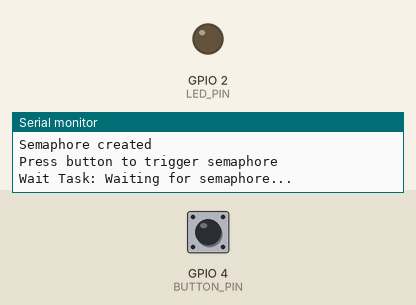
Simulated run of this sketch. Board: ESP32. Parts: output pins drawn as LEDs (lit = HIGH), the last lines printed to the serial monitor. The test bench sets the inputs (shaded band); at power-on: GPIO 4 (BUTTON_PIN) HIGH.

Above: at 1.2 s.
1.3 s: GPIO 4 (BUTTON_PIN) pulled LOW for 0.15 s
At 1.7 s:
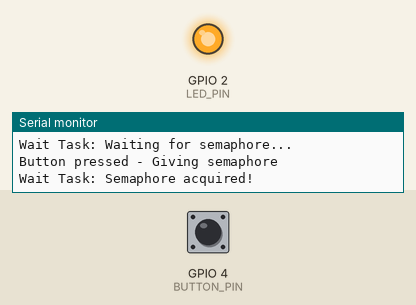
3.8 s: GPIO 4 (BUTTON_PIN) pulled LOW for 1 s
At 6.5 s:
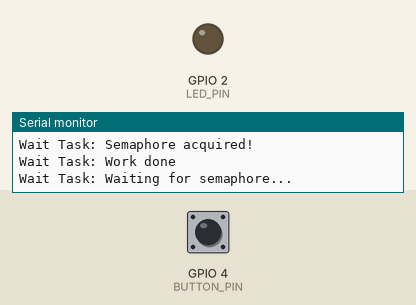
7.3 s: GPIO 4 (BUTTON_PIN) pulled LOW for 3.2 s
At 7.7 s:
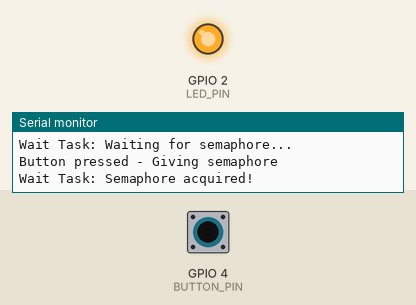
Timing chart, 0 to 13.8 s (numbered marks = the images above; inputs shaded):
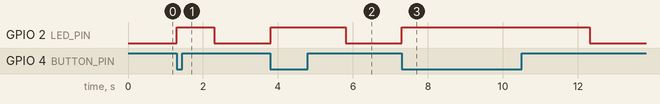

Measured:
- after the input at 1.3 s, GPIO 2 (LED_PIN): LOW → HIGH at once, → LOW 1.0 s later
- after the input at 3.8 s, GPIO 2 (LED_PIN): LOW → HIGH at once, → LOW 2.0 s later
- after the input at 7.3 s, GPIO 2 (LED_PIN): LOW → HIGH at once, → LOW 5.0 s later

The sketch:

sketch.ino
```cpp
/*
 * Semaphore - Semaphore
 *
 * Konsep: Sinkronisasi antar task menggunakan semaphore
 *
 * Komponen:
 * - LED (D2)
 * - Button (D4)
 *
 * Pinout:
 * - LED   -> GPIO 2
 * - Button -> GPIO 4
 */

#include <freertos/FreeRTOS.h>
#include <freertos/task.h>
#include <freertos/semphr.h>

const int LED_PIN = 2;
const int BUTTON_PIN = 4;

SemaphoreHandle_t semaphore;

void setup() {
  Serial.begin(115200);
  pinMode(LED_PIN, OUTPUT);
  pinMode(BUTTON_PIN, INPUT_PULLUP);

  Serial.println("Semaphore Demo Started");

  // Create binary semaphore
  semaphore = xSemaphoreCreateBinary();

  if (semaphore == NULL) {
    Serial.println("Failed to create semaphore");
    return;
  }

  // Create task that waits for semaphore
  xTaskCreate(
    waitTask,
    "Wait Task",
    2048,
    NULL,
    1,
    NULL
  );

  Serial.println("Semaphore created");
  Serial.println("Press button to trigger semaphore");
}

void waitTask(void* parameter) {
  while (1) {
    Serial.println("Wait Task: Waiting for semaphore...");

    // Wait for semaphore with timeout
    if (xSemaphoreTake(semaphore, portMAX_DELAY) == pdTRUE) {
      Serial.println("Wait Task: Semaphore acquired!");

      // Do work
      digitalWrite(LED_PIN, HIGH);
      vTaskDelay(1000 / portTICK_PERIOD_MS);
      digitalWrite(LED_PIN, LOW);

      Serial.println("Wait Task: Work done");
    }
  }
}

void loop() {
  // Check button press
  if (digitalRead(BUTTON_PIN) == LOW) {
    Serial.println("Button pressed - Giving semaphore");

    // Give semaphore
    xSemaphoreGive(semaphore);

    delay(500); // Debounce
  }

  vTaskDelay(10 / portTICK_PERIOD_MS);
}
```
